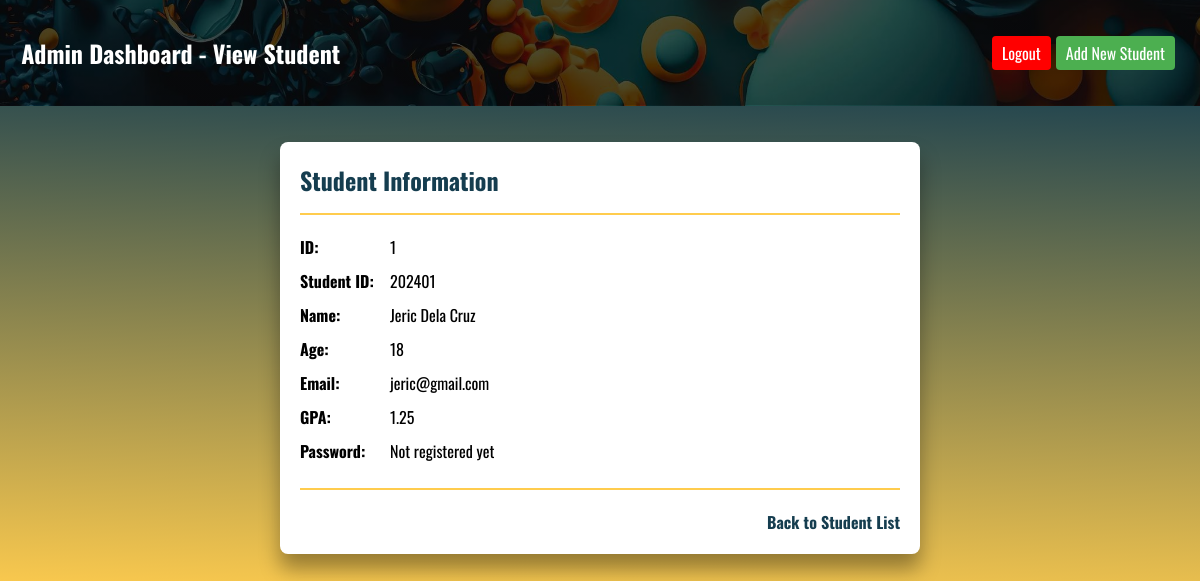
The page /admin-view-student.php?id=1 (signed in) on the database its author committed.
### tables this page shows
CREATE TABLE `students` (
  `id` int(11) NOT NULL,
  `student_id` varchar(20) DEFAULT NULL,
  `name` varchar(100) DEFAULT NULL,
  `age` int(2) DEFAULT NULL,
  `email` varchar(100) DEFAULT NULL,
  `gpa` float DEFAULT NULL
);

### admin-view-student.php (the view, shortened to what this page needs)
<?php
require_once('config.php');
class StudentViewer {
    private $conn;
    public function __construct($conn) {
        $this->conn = $conn;
    }
    public function viewStudentRecord() {
        $id = $_GET['id'];
        $query = "SELECT students.*, login.password FROM students LEFT JOIN login ON students.student_id = login.student_id WHERE students.id='$id'";
        $result = $this->conn->query($query);
        $row = $result->fetch_assoc();
        return $row;
    }
}
$studentViewer = new StudentViewer($conn);
$row = $studentViewer->viewStudentRecord();
?>
<!DOCTYPE html>
<html lang="en">
<head>
</head>
<body class="table-body">
    <header class="body-header">
        <h2 class="header">&nbsp;Admin Dashboard - View Student </h2>
        <a class="logout-link" href="admin-logout.php" onclick="return confirmLogout()">Logout</a>
        <a class="create-link" href="admin-C.php">Add New Student</a>
    </header>
    <div class="admin-view-container">
        <h2>Student Information</h2>
        <p  ><strong>ID:</strong> <?php echo $row['id']; ?></p>
        <p><strong>Student ID:</strong> <?php echo isset($row['student_id']) ? $row['student_id'] : "Not registered yet"; ?></p>
        <p><strong>Name:</strong> <?php echo $row['name']; ?></p>
        <p><strong>Age:</strong> <?php echo $row['age']; ?></p>
        <p><strong>Email:</strong> <?php echo $row['email']; ?></p>
        <p><strong>GPA:</strong> <?php echo $row['gpa'] ? $row['gpa'] : "No Grade Yet"; ?></p>
        <p><strong>Password:</strong> <?php echo $row['password'] ? $row['password'] : "Not registered yet"; ?></p>
        <h2></h2>
        <a class="back" href="admin-R.php">Back to Student List</a>
    </div>
</body>
</html>

### rows shown on the page
students: id "1", student "202401", name "Jeric Dela Cruz", age "18", email "jeric@gmail.com", gpa "1.25"
